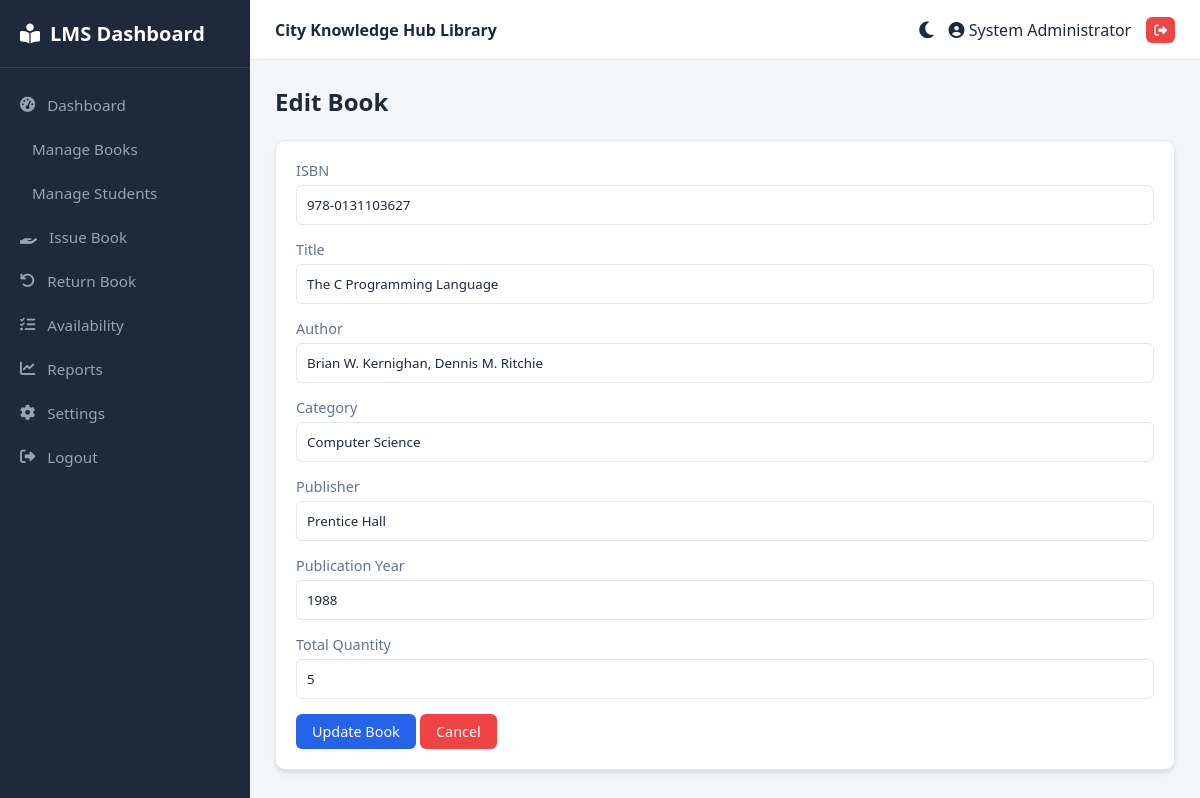
The page /books/edit.php?id=1 (signed in) on the database its author committed.
### tables this page shows
CREATE TABLE IF NOT EXISTS `settings` (
  `id` INT PRIMARY KEY DEFAULT 1,
  `library_name` VARCHAR(150) NOT NULL DEFAULT 'Central Library Management',
  `borrowing_period` INT NOT NULL DEFAULT 14,
  `max_books_per_student` INT NOT NULL DEFAULT 3,
  `fine_per_day` DECIMAL(8,2) NOT NULL DEFAULT 2.00
);

CREATE TABLE IF NOT EXISTS `books` (
  `id` INT AUTO_INCREMENT PRIMARY KEY,
  `isbn` VARCHAR(20) NOT NULL UNIQUE,
  `title` VARCHAR(255) NOT NULL,
  `author` VARCHAR(150) NOT NULL,
  `category` VARCHAR(100) NOT NULL,
  `publisher` VARCHAR(150) NOT NULL,
  `publication_year` INT NOT NULL,
  `total_quantity` INT NOT NULL DEFAULT 1,
  `created_at` TIMESTAMP DEFAULT CURRENT_TIMESTAMP
);

### includes/functions.php (called while the page is built)
<?php
function sanitize($data) {
    return htmlspecialchars(trim($data), ENT_QUOTES, 'UTF-8');
}
function get_settings($pdo) {
    $stmt = $pdo->query("SELECT * FROM settings WHERE id = 1");
    return $stmt->fetch() ?: [
        'library_name' => 'Library System',
        'borrowing_period' => 14,
        'max_books_per_student' => 3,
        'fine_per_day' => 1.50
    ];
}
?>

### books/edit.php (the view, shortened to what this page needs)
<?php
include '../includes/header.php';
$id = (int)($_GET['id'] ?? 0);
$stmt = $pdo->prepare("SELECT * FROM books WHERE id = ?");
$stmt->execute([$id]);
$book = $stmt->fetch();
?>
<h2>Edit Book</h2>
<br>
<div class="card">
    <form method="POST">
        <div class="form-group">
            <label>ISBN</label>
            <input type="text" name="isbn" class="form-control" value="<?= sanitize($book['isbn']) ?>" required>
        </div>
        <div class="form-group">
            <label>Title</label>
            <input type="text" name="title" class="form-control" value="<?= sanitize($book['title']) ?>" required>
        </div>
        <div class="form-group">
            <label>Author</label>
            <input type="text" name="author" class="form-control" value="<?= sanitize($book['author']) ?>" required>
        </div>
        <div class="form-group">
            <label>Category</label>
            <input type="text" name="category" class="form-control" value="<?= sanitize($book['category']) ?>" required>
        </div>
        <div class="form-group">
            <label>Publisher</label>
            <input type="text" name="publisher" class="form-control" value="<?= sanitize($book['publisher']) ?>">
        </div>
        <div class="form-group">
            <label>Publication Year</label>
            <input type="number" name="publication_year" class="form-control" value="<?= $book['publication_year'] ?>">
        </div>
        <div class="form-group">
            <label>Total Quantity</label>
            <input type="number" name="total_quantity" class="form-control" value="<?= $book['total_quantity'] ?>" min="1">
        </div>
        <button type="submit" class="btn btn-primary">Update Book</button>
        <a href="index.php" class="btn btn-danger">Cancel</a>
    </form>
</div>
<?php include '../includes/footer.php'; ?>

### includes/header.php (shortened to what this page needs)
<?php
require_once __DIR__ . '/db.php';
require_once __DIR__ . '/functions.php';
$settings = get_settings($pdo);
?>
<!DOCTYPE html>
<html lang="en">
<head>
    <link rel="stylesheet" href="/library_management/assets/css/style.css">
    <link rel="stylesheet" href="https://cdnjs.cloudflare.com/ajax/libs/font-awesome/6.4.0/css/all.min.css">
</head>
<body>
    <?php include __DIR__ . '/sidebar.php'; ?>
    <div class="main-wrapper">
        <header class="top-nav">
            <div><strong><?= sanitize($settings['library_name']) ?></strong></div>
            <div class="user-info">
                <button class="theme-toggle" id="theme-toggle-btn" title="Toggle Light/Dark Mode">
                    <i class="fas fa-moon" id="theme-icon"></i>
                </button>
                <span><i class="fas fa-user-circle"></i> <?= sanitize($_SESSION['admin_name'] ?? 'Admin') ?></span>
                <a href="/library_management/logout.php" class="btn btn-danger btn-sm"><i class="fas fa-sign-out-alt"></i></a>
            </div>
        </header>
        <div class="content-area">

### assets/css/style.css (style rules this page uses)
:root { --bg-primary: #f4f6f9; --bg-surface: #ffffff; --bg-sidebar: #1e293b; --text-primary: #1e293b; --text-secondary: #64748b; --text-sidebar: #94a3b8; --text-sidebar-active: #ffffff; --accent-color: #2563eb; --accent-hover: #1d4ed8; --card-bg: #ffffff; --border-color: #e2e8f0; --table-hover: #f8fafc; --shadow: 0 4px 6px -1px rgba(0, 0, 0, 0.1), 0 2px 4px -1px rgba(0, 0, 0, 0.06); }
* { box-sizing: border-box; margin: 0; padding: 0; font-family: 'Segoe UI', Tahoma, Geneva, Verdana, sans-serif; transition: background-color 0.2s, color 0.2s; }
body { background-color: var(--bg-primary); color: var(--text-primary); display: flex; min-height: 100vh; }
.main-wrapper { margin-left: 250px; flex-grow: 1; display: flex; flex-direction: column; min-width: 0; }
.top-nav { height: 60px; background-color: var(--bg-surface); border-bottom: 1px solid var(--border-color); display: flex; align-items: center; justify-content: space-between; padding: 0 25px; position: sticky; top: 0; z-index: 90; }
.top-nav .user-info { display: flex; align-items: center; gap: 15px; }
.theme-toggle { background: none; border: none; cursor: pointer; font-size: 1.2rem; color: var(--text-primary); }
.content-area { padding: 25px; flex-grow: 1; }
.card { background-color: var(--card-bg); border-radius: 10px; padding: 20px; box-shadow: var(--shadow); border: 1px solid var(--border-color); margin-bottom: 25px; }
.btn { display: inline-block; padding: 8px 16px; border-radius: 6px; border: none; cursor: pointer; text-decoration: none; font-size: 0.9rem; font-weight: 500; }
.btn-primary { background-color: var(--accent-color); color: #fff; }
.btn-danger { background-color: #ef4444; color: #fff; }
.btn-sm { padding: 4px 8px; font-size: 0.8rem; }
.form-group { margin-bottom: 15px; }
.form-group label { display: block; margin-bottom: 5px; color: var(--text-secondary); font-size: 0.9rem; }
.form-control { width: 100%; padding: 10px; border: 1px solid var(--border-color); border-radius: 6px; background-color: var(--bg-surface); color: var(--text-primary); }

### rows shown on the page
settings: library_name "City Knowledge Hub Library"
books: isbn "978-0131103627", title "The C Programming Language", author "Brian W. Kernighan, Dennis M. Ritchie", category "Computer Science", publisher "Prentice Hall", publication_year "1988", total_quantity "5"

### other values the page prints
$_SESSION['admin_name'] "System Administrator"
